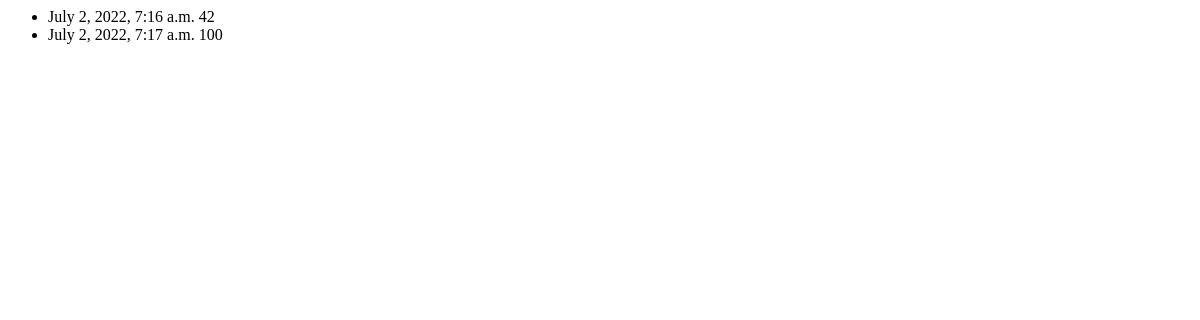
Page /calc/history/ on the earlier database version.
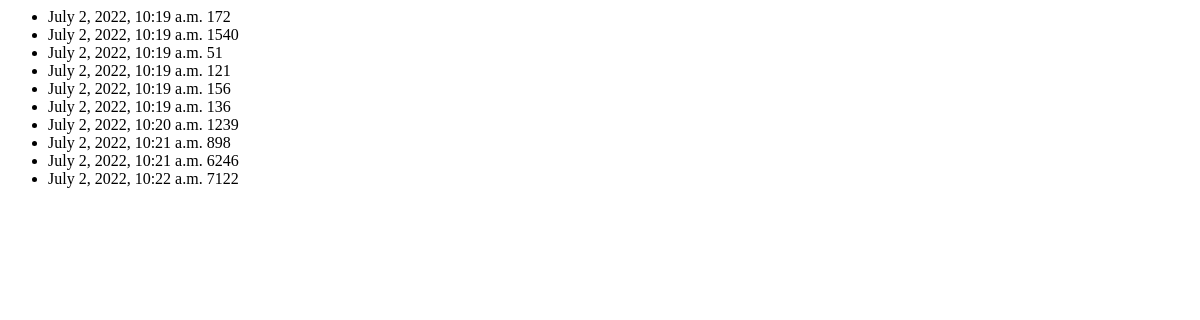
Same page on the later database version.
### hello_django/calc/models.py (models this page shows)
class History(models.Model):
    timestamp = models.DateTimeField(auto_now_add=True)
    value = models.IntegerField()

### hello_django/calc/views.py (the view)
# urls.py: path('history/', views.history),
def history(request):
    sums = History.objects.order_by('-timestamp').all()[:10:-1]
    return render(request, 'calc/history.html', context={'sum': sums})

### hello_django/templates/calc/history.html
<ul>
{% for h in sum %}
    <li>{{ h.timestamp }} {{ h.value }}</li>
{% endfor %}
</ul>

Differences in the rows shown:
no longer on this page (row unchanged): History: timestamp "July 2, 2022, 7:16 a.m.", value "42"
no longer on this page (row unchanged): History: timestamp "July 2, 2022, 7:17 a.m.", value "100"
added History: timestamp "July 2, 2022, 10:19 a.m.", value "172"
added History: timestamp "July 2, 2022, 10:19 a.m.", value "1540"
added History: timestamp "July 2, 2022, 10:19 a.m.", value "51"
added History: timestamp "July 2, 2022, 10:19 a.m.", value "121"
added History: timestamp "July 2, 2022, 10:19 a.m.", value "156"
added History: timestamp "July 2, 2022, 10:19 a.m.", value "136"
added History: timestamp "July 2, 2022, 10:20 a.m.", value "1239"
added History: timestamp "July 2, 2022, 10:21 a.m.", value "898"
added History: timestamp "July 2, 2022, 10:21 a.m.", value "6246"
added History: timestamp "July 2, 2022, 10:22 a.m.", value "7122"
